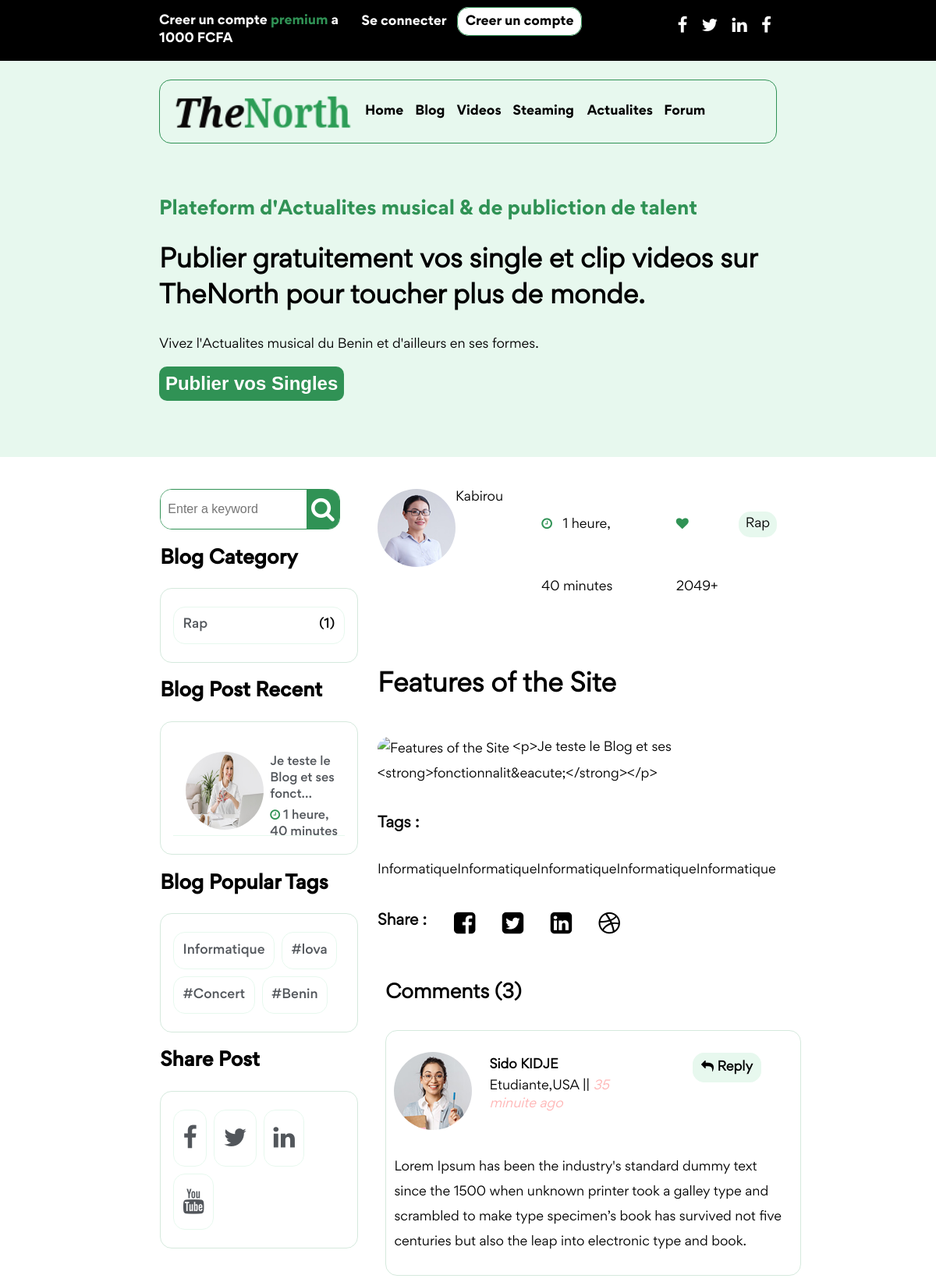
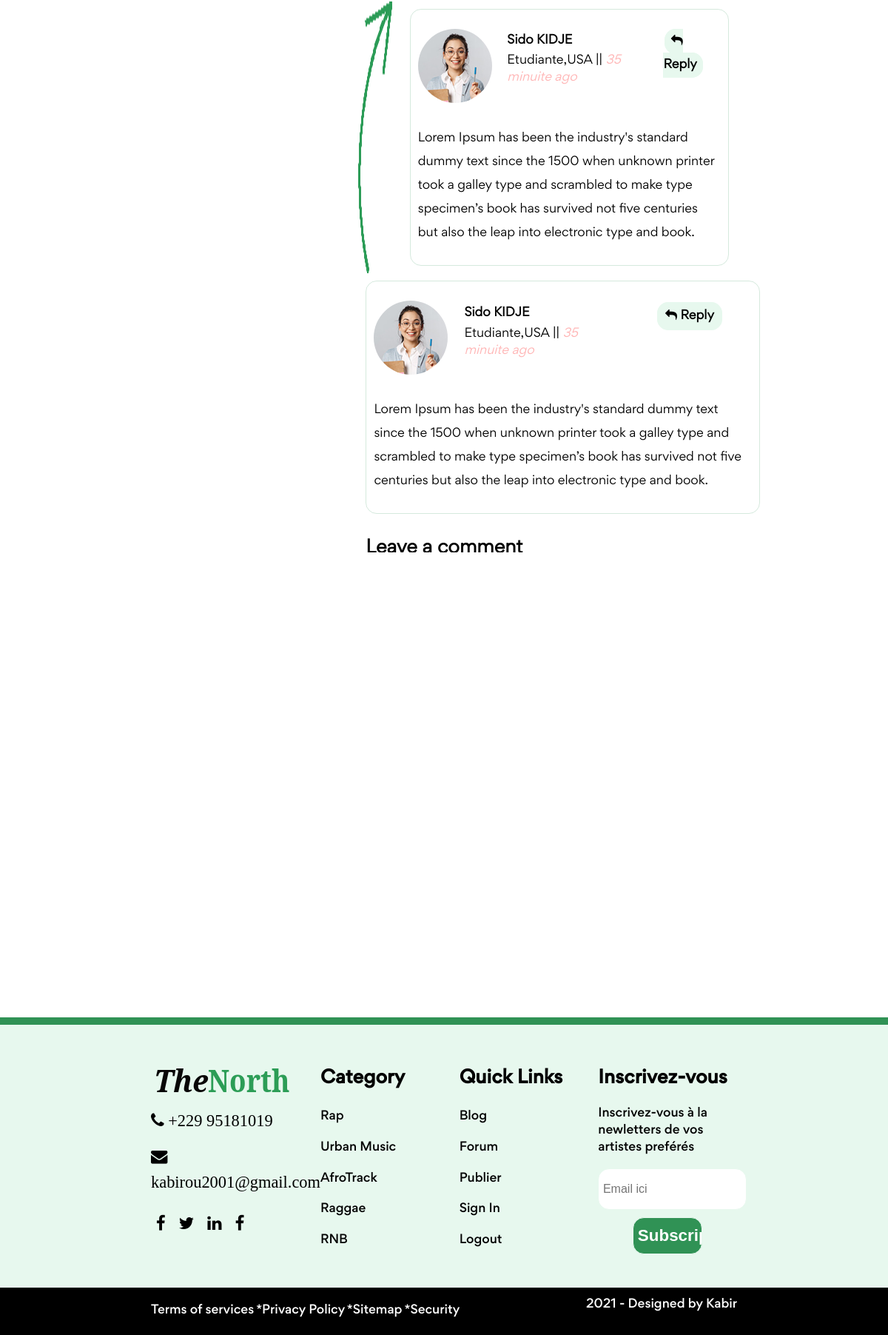
The page /blog/detail/1/ on the database its author committed (2 pictures, top to bottom).
### forum/models.py (models this page shows, shortened)
class Category(models.Model):
    valeurs = models.CharField(max_length=255, null=True)
    def __str__(self):
        return self.valeurs

class PubTags(models.Model):
    tag = models.CharField(max_length=255,null=True)

### dashbord/models.py (models this page shows, shortened)
class Pblog(models.Model):
    post_title = models.CharField(max_length=255,null=True)
    pub_categorie = models.ForeignKey(Category,null=True,on_delete=models.SET_NULL)
    pub_tags = models.ManyToManyField(PubTags)
    post_content = models.TextField(null=True)
    post_date = models.DateTimeField(auto_now_add=True,null=True)
    post_author = models.CharField(max_length=255,null=True)
    post_ua = models.CharField(max_length=255,null=True)

### blog/views.py (the view)
# urls.py: path('detail/<int:pk>/',views.detail,name='blogdetail'),
def detail(response,pk):
    all = Pblog.objects.get(id=pk)
    sidebarF = sidebar(Pblog, "Blog")
    context = {'posts': sidebarF.get('postBar'), 'stags': sidebarF.get('stags'),
               'category': sidebarF.get('category'), 'section': sidebarF.get('section'),'blog':all, }
    return render(response, 'blog/blogdetail.html', context)

### forum/views.py (called while the page is built)
def populartags(model):
    tags = PubTags.objects.all()
    NbTags = []
    for tag in tags:
        objTotal = model.objects.filter(pub_tags=tag.id).count()
        if not NbTags.__contains__([tag.tag, objTotal]):
            NbTags.append([objTotal,tag.tag])
    NbTags.sort(reverse=True)
    context = NbTags[0:5]
    return context

def sidebar(model,section="Forum"):
    postBar = model.objects.all().order_by('-id')[:3]
    categoryBarNb = []
    tags = populartags(model)
    for category in model.objects.all():
        objTotal = model.objects.filter(pub_categorie=category.pub_categorie).count()
        if not categoryBarNb.__contains__([category.pub_categorie, objTotal]):
            categoryBarNb.append([category.pub_categorie, objTotal])
    context = {'postBar':postBar,'category':categoryBarNb,'stags':tags,'section':section}
    return context

### templates/blog/blogdetail.html
{% extends 'base/index.html' %}
{% block mainPage %}
    {% load static %}
    <section class="flex bbx mainblog" id="main">
      {% include 'partials/sidebarblog.html' %}
      <div class="sideright">
        <div class="info flex">
          <p class="w-20"><a href="#" class="flex"><img src="{% static 'img/author-01.jpg' %}" alt="Photo
          de {{ blog.post_author }}> <span class="name">{{ blog.post_author }}</span> </a> </p>
          <p class="flex">
            <span><i class=" fa fa-clock-o lightgreen"></i> &nbsp; {{ blog.post_date|timesince }} </span>
            <span><i class="fa fa-heart lightgreen"></i>&nbsp; 2049+ </span>
            <span><a href="" class="cg">{{ blog.pub_categorie }}</a> </span>
          </p>
        </div>
        <div class="tt lh-2">
          <h1>{{ blog.post_title }}</h1>
        </div>
        <div class="post_ct lh-2">
        <p> <img src="/medias/{{ blog.post_img }}" alt="{{ blog.post_title }}">
            {{ blog.post_content }}
          </p>
        </div>
        <div class="tags flex fwp">
          <h3>Tags : </h3> <p><a href="#">Informatique</a><a href="#">Informatique</a><a href="#">Informatique</a><a href="#">Informatique</a><a href="#">Informatique</a> </p>
        </div>
        <div class="share flex ">
          <h3 class="w-20 lh-2">Share : </h3> <p class="full-w"><a href="#"><i class="fa fa-facebook-square"></i> </a><a href="#"><i class="fa fa-twitter-square"></i> </a><a href="#"><i class="fa fa-linkedin-square"></i> </a> <a href="#"><i class="fa fa-dribbble"></i> </a> </p>
        </div>
        <div class="comments">
          <div class="" style="margin:6% 2%">
            <h2>Comments (3)</h2>
          </div>
          <div class="comment">
            <div class="under flex justify-sb">
              <nav class="flex">
                <p><img src="img/author-03.jpg" alt="photo de ..."> </p>
                <p>
                  <span class="name">Sido KIDJE</span>
                  <span class="detail">Etudiante,USA || <em class="times rose">35 minuite ago</em> </span>
                </p>
              </nav>
              <nav><a href="#"><i class="fa fa-reply"></i>  Reply</a> </nav>
            </div>
            <div class="cmt-cp lh-2">
              <p>Lorem Ipsum has been the industry's standard dummy text since the 1500 when unknown printer took a galley type and scrambled to make type specimen’s book has survived not five centuries but also the leap into electronic type and book.</p>
            </div>
          </div>
            <div class="flex justify-sb">
              <img src="img/shape/reply.png" alt="">
              <div class="replyed comment">
                <div class="under flex justify-sb">
                  <nav class="flex">
                    <p><img src="img/author-03.jpg" alt="photo de ..."> </p>
                    <p><span class="name">Sido KIDJE</span><span class="detail">Etudiante,USA || <em class="times rose">35 minuite ago</em> </span>
                    </p>
                  </nav>
                  <nav> <a href="#"><i class="fa fa-reply"></i>  Reply</a></nav>
                </div>
                <div class="cmt-cp lh-2">
                  <p>Lorem Ipsum has been the industry's standard dummy text since the 1500 when unknown printer took a galley type and scrambled to make type specimen’s book has survived not five centuries but also the leap into electronic type and book.</p>
                </div>
              </div>
            </div>
            <div class="comment">
              <div class="under flex justify-sb">
                <nav class="flex">
                  <p><img src="../img/author-03.jpg" alt="photo de ..."> </p>
                  <p>
                    <span class="name">Sido KIDJE</span>
                    <span class="detail">Etudiante,USA || <em class="times rose">35 minuite ago</em> </span>
                  </p>
                </nav>
                <nav><a href="#"><i class="fa fa-reply"></i>  Reply</a> </nav>
              </div>
              <div class="cmt-cp lh-2">
                <p>Lorem Ipsum has been the industry's standard dummy text since the 1500 when unknown printer took a galley type and scrambled to make type specimen’s book has survived not five centuries but also the leap into electronic type and book.</p>
              </div>
            </div>
        </div>
        <div class="answer">
          <div class="" style="margin:6% 2%">
            <h2>Leave a comment</h2>
          </div>
          <form class="" action="" method="post">
            <p class="flex"><input type="text" name="yourname" placeholder="Name"><input type="email" name="yourmail" placeholder="Email"> </p>
            <textarea name="msg" placeholder="Message"></textarea>
            <input type="submit" name="send" value="Envoyer">
          </form>
        </div>
      </div>
    </section>
{% endblock mainPage %}

### templates/partials/sidebarblog.html (shortened to what this page needs)
{%load static %}
<div class="sideleft">
  <form class="ajax-s relative" action="{% url 'searchforum'%}" method="get">
    <p class="input flex"><input type="text" name="s" placeholder="Enter a keyword" autocomplete="off" class="do full-size"><input type="submit" name="" class="dnone s"> <i class="fa fa-search fa-2x darkgeen trans" onclick="document.querySelector('.s').click()"></i> </p>
  </form>
  <div class="pc">
    <h2 class="titre">{{ section }}  Category</h2>
    <div class="">
      <ul class="list list1">
        {% for c,v in category %}
          <li><a href="{%url 'categoryforum' c%} ">{{c}} </a> <span class="nb right"> ({{v}})</span> </li>
        {% endfor %}
      </ul>
    </div>
  </div>
  <div class="pc ">
    <h2 class="titre">{{ section }} Post Recent</h2>
    <div class="">
      <ul class="list list1 list2">
        {% for post in posts%}
        <li class="flex"><a href="{% url 'blogdetail' post.id%}" class=""><img src="{% static 'img/blog-01.jpg' %}"                                                                               alt="photo de {{post.post_author}}"> </a><a href="{% url 'forumdetail' post.id%}">
            <span class="post">{{post.post_content|striptags|truncatechars:30}}</span><span class="time"><i class="fa
            fa-clock-o
            lightgreen"></i> {{post.post_date|timesince}} </span></a> </li>
        {%endfor%}
      </ul>
    </div>
  </div>
  <div class="pc">
    <h2 class="titre">{{ section }} Popular Tags</h2>
    <div class="">
      <ul class="list list1 flex fwp">
          {% for nb,tag in stags %}
        <li><a href="{%url 'categoryforum' tag%}">{{ tag }} </a></li>
          {% endfor %}
      </ul>
    </div>
  </div>
  <div class="pc">
    <h2 class="titre">Share Post</h2>
    <div class="">
      <ul class="list list1 flex fwp">
        <li><a href="#"><i class="fa fa-2x fa-facebook"></i> </a></li>
        <li><a href="#"><i class="fa fa-2x fa-twitter"></i> </a></li>
        <li><a href="#"><i class="fa fa-2x fa-linkedin"></i> </a></li>
        <li><a href="#"><i class="fa fa-2x fa-youtube"></i> </a></li>
      </ul>
    </div>
  </div>
</div>

### static/css/master.css (style rules this page uses)
#main { margin: 0 15%;font-family: gortida-medium }
#main .sideleft { width: 45%;margin: 3% }
.ajax-s input { padding: 0 4%;width: 81%!important }
.ajax-s p { width: 100%;height: 50px;border: 1px solid #309255;border-radius: 15px;overflow: hidden; }
.ajax-s i { width: 20%;text-align: center;color: white;line-height: 1.6 }
#main .sideleft .list1 { border: 1px solid rgb(48 146 85 / 20%);border-radius: 15px;padding: 8% 5%;width: 100% }
#main .sideleft .list1 li { padding: 5%;border: 1px solid #e7f8ee;transition: 500ms all;margin: 2%;border-radius: 15px; }
#main .sideleft ul li a { color: #52565b; }
#main .sideleft .titre { margin: 9% 0 }
#main .sideleft .list2 li { max-height: 100px;overflow-y: hidden;border: none;border-bottom: 1px solid #e7f8ee;border-radius: 0 }
#main .sideleft .list2 li a { margin: 2%;font-size: 15px; }
#main .sideleft .list2 li span { display: block;margin: 4% 1% }
#main .sideleft .list2 img,.comment .under img { width: 100px;height: 100px;border-radius: 50% }
#main .sideright { margin: 3%;width: 100%;font-family: gortida-regular; }
#main .sideright a { color: black }
#main .sideright .info img { width: 100px;height: 100px;border-radius: 50%; }
#main .sideright .info p:first-child { width: 40% }
#main .sideright .info p:last-child { width: 58%;line-height: 5 }
#main .sideright .info p:last-child span { margin: 2%; }
.cg { padding: 27%;background-color:#e7f8ee;border-radius: 15px; }
#main .sideright .post_ct img { width: 100%;height: 500px;border-radius: 15px }
.under nav:last-child a { padding: 2%;border: 1px solid var(--pure);border-radius: 15px;line-height: 2;font-weight: bold;margin: 2% }
#main .share a { padding: 3%;font-size: 2rem }
#main .sideright .comment { width: 100%;border: 1px solid rgb(48 146 85 / 20%);border-radius: 15px;padding: 2%;margin: 2% }
#main .comment .under nav:first-child p:last-child { margin: 5% }
#main .comment .under nav:first-child span { display: block;margin: 2% }
#main .comment .under nav:last-child { width: 20%;line-height: 2;margin: 4% auto; }
#main .comment .under nav:last-child a { padding: 10%;background-color:#e7f8ee;border: 1px solid #e7f8ee;border-radius: 15px; }
#main .replyed { width: 80%!important }
#main .answer input { height: 50px!important;width: 50%!important;border: 1px solid #e7f8ee!important;border-radius: 15px!important;outline: none;padding: 1% 4%;margin: 1% }
#main .answer textarea { resize: none;border-radius: 15px;border: 1px solid #e7f8ee;width: 100%;height: 350px;padding: 1% 4% }
input[type="submit"],.sign button { width: 30%;background-color:#309255!important;margin: 5% auto!important;font-size: 1.4rem;font-weight: bolder;color: white }

### static/css/blog.css (style rules this page uses)
.name { font-weight: bolder; }

### static/css/require.css (style rules this page uses)
.rose { color: #ffb5b5; }
a,li { transition: 500ms ease-out; }
.darkgeen { background-color: #309255 }
.lightgreen { color: #309255 }
img { vertical-align: middle; }

### static/css/style.css (style rules this page uses)
.index h1 { font-size: 2rem; }
.index h1,.index .h4 p { font-family: gortida-regular; }

### rows shown on the page
Category: valeurs "Rap", v "1"
Pblog: post_content "Je teste le Blog et ses fonct…", post_date "1 heure, 40 minutes", post_author "Kabirou", pub_categorie "Rap", post_title "Features of the Site", post_content "<p>Je teste le Blog et ses <strong>fonctionnalit&eacute;</strong></p>"
PubTags: stags "Informatique"
PubTags: stags "#lova"
PubTags: stags "#Concert"
PubTags: stags "#Benin"

### other values the page prints
{{ section }} "Blog"
